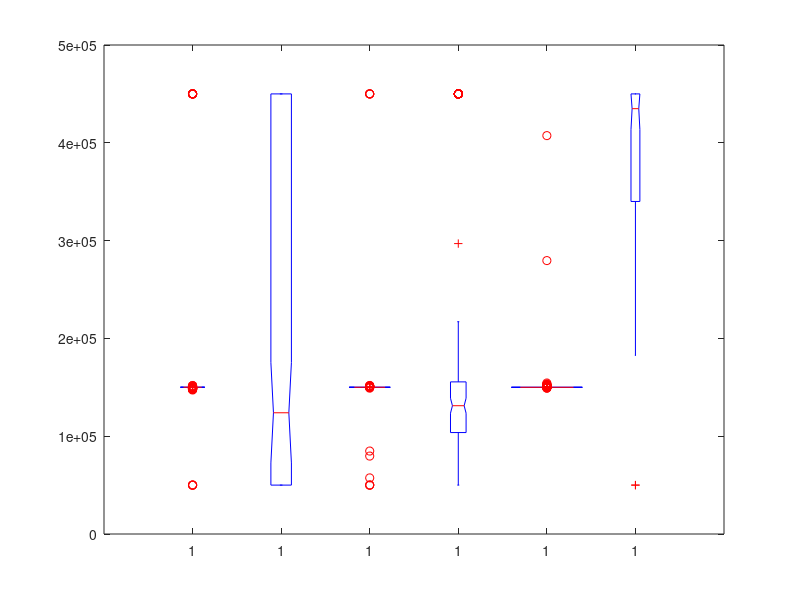

Reproduce this figure in MATLAB. (Note: this script raises an error after producing the figure.)
%% =====================================================================
% Script: Figure_3.m
% Purpose: Produce Figure 3 from the paper
%
% Description:
%   This script loads the required data, runs the simulations,
%   and generates the figures included in the manuscript.
%
%  Specifically, this script generates:
%    (1) Boxplots of pC80 values across conditions
%    (2) Boxplots of FLIP0 values overlaid with scatter points colored by
%        pC80 intensities
%    (3) The final composite figure (Figure 3 in the paper)
% ======================================================================

clear all
close all
clc

%% ------------ Load the estimated values for pC80 and FLIP0 --------------

% Load pC8(0) estimated for each single cell (S (Sensitive) or R (Resistant), 25/50/100 ng TRAIL)
load('pC80_values_R_25ng.mat')
load('pC80_values_S_25ng.mat')
load('pC80_values_R_50ng.mat')
load('pC80_values_S_50ng.mat')
load('pC80_values_R_100ng.mat')
load('pC80_values_S_100ng.mat')

% Load FLIP(0) estimated for each single cell (S (Sensitive) or R (Resistant), 25/50/100 ng TRAIL)
load('FLIP0_values_R_25ng.mat')
load('FLIP0_values_S_25ng.mat')
load('FLIP0_values_R_50ng.mat')
load('FLIP0_values_S_50ng.mat')
load('FLIP0_values_R_100ng.mat')
load('FLIP0_values_S_100ng.mat')

% Label the estimated parameters (S/R × 3 TRAIL concentrations)
xtick_labels = {'S - 25ng','R - 25ng','S - 50ng','R - 50ng','S - 100ng','R - 100ng'};

%% ----------------- Boxplot pC8(0) values ---------------

% Group the estimated parameters (S/R × 3 TRAIL concentrations)
pC80_groups = {
    pC80_values_S_25ng, pC80_values_R_25ng, ...
    pC80_values_S_50ng, pC80_values_R_50ng, ...
    pC80_values_S_100ng, pC80_values_R_100ng
};

% Create the group IDs for the boxplot
pC80_groupIDs = cellfun(@(v,i) repmat(i, numel(v), 1), ...
                        pC80_groups, num2cell(1:6), 'UniformOutput', false);

% Technical step: flatten into matrices
pC80_matrix = vertcat(pC80_groups{:});
pC80_labels = vertcat(pC80_groupIDs{:});

figure(1)
h1 = boxplot(pC80_matrix, pC80_labels, 'Notch', 'on');
set(h1, 'LineWidth', 1.5);
title('pC80 Distribution Across Experimental Conditions');
xticks(1:6);
xticklabels(xtick_labels);
ylabel('pC80 (number of molecules)');
axis square


%% ----------------- Boxplot FLIP(0) values with pC8(0) encoded single cell intensities ---------------

% Group the estimated parameters (S/R × 3 TRAIL concentrations)
FLIP0_groups = {
    FLIP0_values_S_25ng, FLIP0_values_R_25ng, ...
    FLIP0_values_S_50ng, FLIP0_values_R_50ng, ...
    FLIP0_values_S_100ng, FLIP0_values_R_100ng
};

% Create the group IDs for the boxplot
FLIP0_groupIDs = cellfun(@(v,i) repmat(i, numel(v), 1), ...
                         FLIP0_groups, num2cell(1:6), 'UniformOutput', false);

% Technical step: flatten into matrices
FLIP0_matrix = vertcat(FLIP0_groups{:});
FLIP0_labels = vertcat(FLIP0_groupIDs{:});

% Consider pC80 values globally across all conditions
all_pC80 = vertcat(pC80_groups{:});
global_min = min(all_pC80);
global_max = max(all_pC80);

figure(2)
% ------ Boxplot FLIP(0) --------

h2 = boxplot(FLIP0_matrix, FLIP0_labels, 'Notch', 'on');
set(h2, 'LineWidth', 2);
hold on;

% ------ Add dots for each individual of the FLIP(0) estimated value colored in function of
% the corresponding pC8(0) estimated value ------------------------

% Colormap for pC80-based scatter colors
colormap('plasma');
colors = plasma(256);

% Scatter with pC80-derived colors
for i = 1:6
    y_values   = FLIP0_groups{i};
    pC80_local = pC80_groups{i};

    % Normalize the pC8(0) values to have the correspondence with the
    % colorbar
    norm_pC80 = (pC80_local - global_min) / (global_max - global_min);
    color_idx = max(1, floor(norm_pC80 * 255) + 1);
    point_colors = colors(color_idx, :);
    
    % Point positions
    scatter(i * ones(size(y_values)), y_values, ...
            35, point_colors, 'filled', ...
            'jitter', 'on', 'jitterAmount', 0.12);
    
    % Scatterplot setting
    scatter_objects = findall(gcf, 'Type', 'Scatter');
    set(scatter_objects, ...
    'Marker', 'o', ...
    'MarkerEdgeColor', 'flat', ...
    'MarkerFaceAlpha', 0.30, ...
    'SizeData', 40);

end

% Add the colorbar and regulate the axis
colorbar;
caxis([global_min, global_max]);
xticks(1:6);
xticklabels(xtick_labels);
ylabel('FLIP0 (number of molecules)');
title('FLIP0 Boxplot with pC80-Encoded Single-Cell Intensities');
axis square

%% ------------ Figure 3 of the paper ----------

fig_3 = figure(3); 

% Main axes of the composite figure
mainAx = axes('Parent', fig_3, 'Position', [0.13, 0.15, 0.78, 0.78]);

% Copy content of figure boxplot FLIP(0)
fig_2 = figure(2);
ax_2  = get(fig_2, 'CurrentAxes');
copyobj(allchild(ax_2), mainAx);
mainAx.XTick      = ax_2.XTick;
mainAx.XTickLabel = ax_2.XTickLabel;
mainAx.XLim       = ax_2.XLim;
mainAx.YLim       = ax_2.YLim;
title(mainAx, ax_2.Title.String);
xlabel(mainAx, ax_2.XLabel.String);
ylabel(mainAx, ax_2.YLabel.String);
colormap(mainAx, colormap(fig_2));
mainAx.CLim = ax_2.CLim;
mainAx.Layer = 'top';
drawnow;

% Copy the colorbar
cb_2 = findobj(fig_2, 'Type', 'ColorBar');
if ~isempty(cb_2)
    cb_new = colorbar(mainAx, cb_2.Location);
    cb_new.Limits = cb_2.Limits;
    cb_new.Label.String = cb_2.Label.String;
end

% Prepare the inset - boxplot of PC8(0) values
fig_1 = figure(1);
ax_1  = get(fig_1, 'CurrentAxes');
insetAx = axes('Parent', fig_3, 'Position', [0.18, 0.55, 0.32, 0.32]);
copyobj(allchild(ax_1), insetAx);
insetAx.XLim       = ax_1.XLim;
insetAx.YLim       = ax_1.YLim;
insetAx.XTick      = ax_1.XTick;
insetAx.XTickLabel = ax_1.XTickLabel;
insetAx.YTick      = ax_1.YTick;
insetAx.YTickLabel = ax_1.YTickLabel;
ylabel(insetAx, 'pC80 (number of molecules)', 'FontSize', 11);

% Insert the inset
insetAx.Box   = 'on';
insetAx.Layer = 'top';
drawnow;

%% ----------- Uniform figures for the paper -----------------

% Find figures
figs = findall(0, 'Type', 'figure');

% Define desired size
fig_width = 500;
fig_height = 500;

% Resize all figures
for i = 1:length(figs)
    set(figs(i), 'Position', [100*i, 100*i, fig_width, fig_height]);
end

% Apply to all scatter objects in all figures
scatter_objects = findall(0, 'Type', 'scatter');
set(scatter_objects, 'MarkerFaceAlpha', 0.4);
set(scatter_objects, 'Marker', 'o');
set(scatter_objects, 'SizeData', 80);
set(scatter_objects, 'MarkerEdgeColor', 'flat');  
